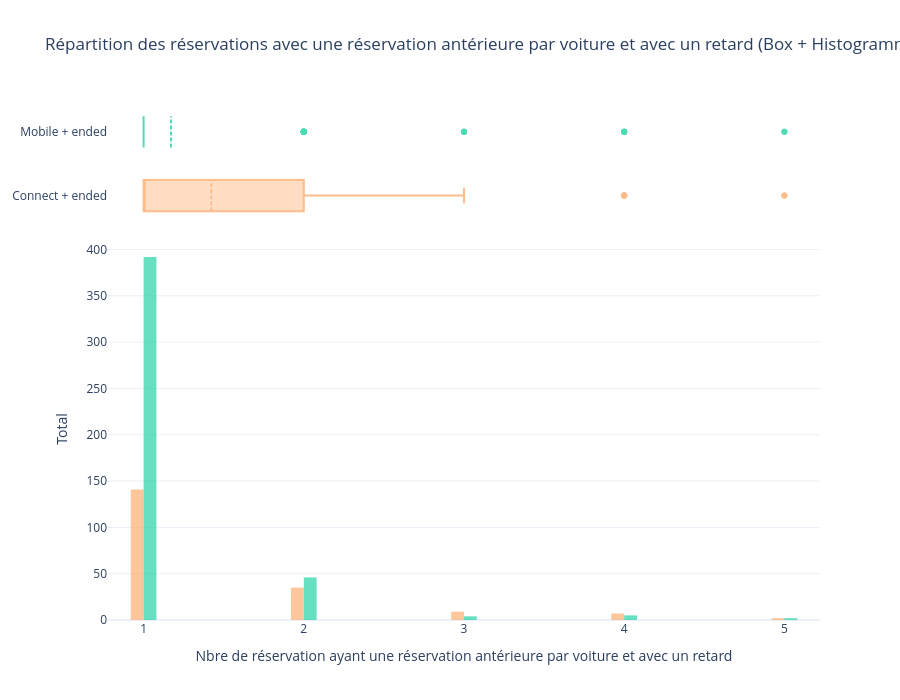

Notebook code cell kept with this figure:
### Code cell
#répartition des locations
#histnorm='percent'
histnorm=''
fig = make_subplots(
    rows=2, cols=1,
    shared_xaxes=True,
    row_heights=[0.25, 0.75],  # smaller box plot on top
    vertical_spacing=0.02
)
for checkin_type, subset in data.groupby("checkin_type"):
    for state, subset2 in subset.groupby('state'):
        counts = subset2[(subset2['delay_at_checkout_in_minutes']  > 0) & (subset2['previous_ended_rental_id'] > 0)].groupby('car_id')["previous_ended_rental_id"].size()
        legend_name = f'{checkin_type} + {state}'
        base_color = palette.get(legend_name, "gray") 
        fig.add_trace(
            go.Histogram(
                x=counts,
                name=str(legend_name).capitalize(),
                histnorm=histnorm,
                marker_color=base_color,
                showlegend=False,
                nbinsx=25,
                opacity=0.6 
            ),
            row=2, col=1
        )
        fig.add_trace(
            go.Box(
                x=counts,
                name=str(legend_name).capitalize(),
                boxmean=True,
                showlegend=False,
                marker_color=base_color,
                opacity=0.7
                ), 
            row=1, col=1
        )

fig.update_layout(
    title="Répartition des réservations avec une réservation antérieure par voiture et avec un retard (Box + Histogramme)",
    barmode="group",
    xaxis2_title="Nbre de réservation ayant une réservation antérieure par voiture et avec un retard",
    yaxis2_title="Total",
    template="plotly_white",
    height=700
)
fig.update_xaxes(dtick=1)
fig.show()

### Figure 1 — Plotly figure (JSON) as saved in the notebook; plotly's stock layout.template omitted (floating-point values rounded to 4 significant figures; data arrays with more than 128 entries replaced by an {"elided": "..."} marker saying what was removed)
{"data": [{"histnorm": "", "marker": {"color": "#19D3F3"}, "name": "Connect + canceled", "nbinsx": 25, "opacity": 0.6, "showlegend": false, "type": "histogram", "x": [], "xaxis": "x2", "yaxis": "y2"}, {"boxmean": true, "marker": {"color": "#19D3F3"}, "name": "Connect + canceled", "opacity": 0.7, "showlegend": false, "type": "box", "x": [], "xaxis": "x", "yaxis": "y"}, {"histnorm": "", "marker": {"color": "#FFA15A"}, "name": "Connect + ended", "nbinsx": 25, "opacity": 0.6, "showlegend": false, "type": "histogram", "x": {"elided": "194 int values"}, "xaxis": "x2", "yaxis": "y2"}, {"boxmean": true, "marker": {"color": "#FFA15A"}, "name": "Connect + ended", "opacity": 0.7, "showlegend": false, "type": "box", "x": {"elided": "194 int values"}, "xaxis": "x", "yaxis": "y"}, {"histnorm": "", "marker": {"color": "#AB63FA"}, "name": "Mobile + canceled", "nbinsx": 25, "opacity": 0.6, "showlegend": false, "type": "histogram", "x": [], "xaxis": "x2", "yaxis": "y2"}, {"boxmean": true, "marker": {"color": "#AB63FA"}, "name": "Mobile + canceled", "opacity": 0.7, "showlegend": false, "type": "box", "x": [], "xaxis": "x", "yaxis": "y"}, {"histnorm": "", "marker": {"color": "#00CC96"}, "name": "Mobile + ended", "nbinsx": 25, "opacity": 0.6, "showlegend": false, "type": "histogram", "x": {"elided": "449 int values"}, "xaxis": "x2", "yaxis": "y2"}, {"boxmean": true, "marker": {"color": "#00CC96"}, "name": "Mobile + ended", "opacity": 0.7, "showlegend": false, "type": "box", "x": {"elided": "449 int values"}, "xaxis": "x", "yaxis": "y"}], "layout": {"barmode": "group", "height": 700, "title": {"text": "Répartition des réservations avec une réservation antérieure par voiture et avec un retard (Box + Histogramme)"}, "xaxis": {"anchor": "y", "domain": [0, 1], "dtick": 1, "matches": "x2", "showticklabels": false}, "xaxis2": {"anchor": "y2", "domain": [0, 1], "dtick": 1, "title": {"text": "Nbre de réservation ayant une réservation antérieure par voiture et avec un retard"}}, "yaxis": {"anchor": "x", "domain": [0.755, 1]}, "yaxis2": {"anchor": "x2", "domain": [0, 0.735], "title": {"text": "Total"}}}}
